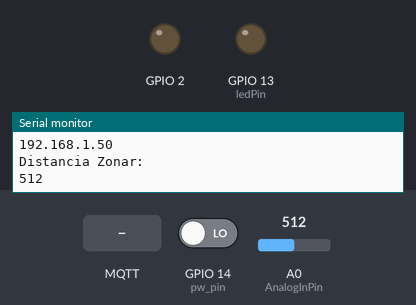
The sketch below on a simulated ESP8266 (NodeMCU). Shown: output pins drawn as LEDs (lit = HIGH), the last lines printed to the serial monitor. The test bench sets the inputs (shaded band); at power-on: GPIO 14 (pw_pin) LOW, A0 (AnalogInPin) = 512. WiFi joins after 1.5 s; servers stay silent unless stated; random numbers use the default seed unless the sketch sets one; no MQTT or app messages arrive unless stated.

Above: at 2.7 s.
2.8 s: MQTT message "0" arrives on the first subscribed topic
At 11.9 s:
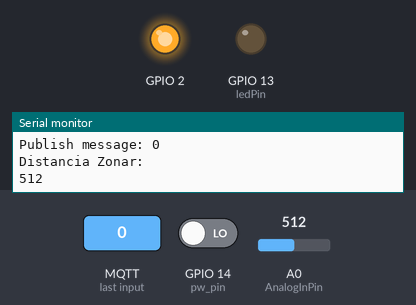
12.3 s: MQTT message "1" arrives on the first subscribed topic
At 21.3 s:
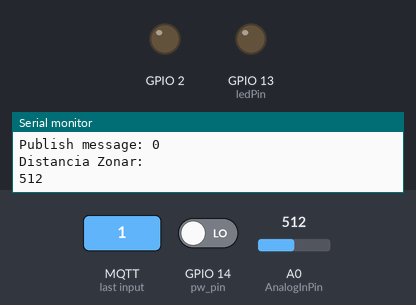
21.6 s: MQTT message "2" arrives on the first subscribed topic
At 29.7 s:
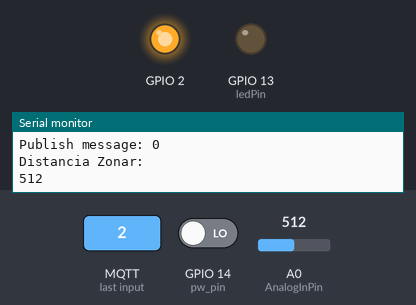
Timing chart, 0 to 31.2 s (numbered marks = the images above; inputs shaded):
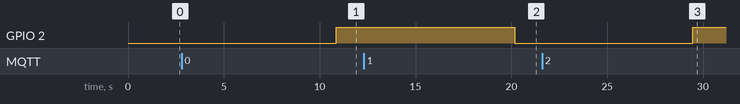

Measured:
- after the input at 2.8 s, GPIO 2: LOW → HIGH after 8.1 s
- after the input at 12.3 s, GPIO 2: HIGH → LOW after 7.9 s
- after the input at 21.6 s, GPIO 2: LOW → HIGH after 7.9 s

The sketch:

Ultrasonido_pwm.ino
```cpp
/*UNIVERSIDAD DISTRITAL FRANCISCO JOSE DE CALDAS
Codigo Para el acondicionamiento MQTT y la lectura del sensor inteligentes
Autores:
 David Alexander Saldarriaga Horta
 Cristian David Pinzón Malaver
*/

#include <ESP8266WiFi.h>
#include <PubSubClient.h>

// Update these with values suitable for your network.

const char* ssid = "TIGO-EE1F";
const char* password = "2NB112103510";
const char* mqtt_server = "DESKTOP-08FMA90.local"; //broker
WiFiClient espClient;
PubSubClient client(espClient);
unsigned long lastMsg = 0;
#define MSG_BUFFER_SIZE  (50)
char msg[MSG_BUFFER_SIZE];

//IPAddress wifiIp(192, 168, 1, 2);    //Ip deñ nodemcu
//IPAddress wifiNet(255, 255, 255, 0);  //Mascara
//IPAddress wifiGW(192, 168, 1, 254);  //Router

void setup_wifi() {

  delay(10);
  // We start by connecting to a WiFi network
  Serial.println();
  Serial.print("Connecting to ");
  Serial.println(ssid);
  //DHCP
 WiFi.mode(WIFI_STA);
  //WiFi.config(wifiIp,wifiGW, wifiNet);

  WiFi.begin(ssid, password);

  while (WiFi.status() != WL_CONNECTED) {
    delay(500);
    Serial.print(".");
  }

  randomSeed(micros());

  Serial.println("");
  Serial.println("WiFi connected");
  Serial.println("IP address: ");
  Serial.println(WiFi.localIP());
}

void callback(char* topic, byte* payload, unsigned int length) {
  Serial.print("Message arrived [");
  Serial.print(topic);
  Serial.print("] ");
  for (int i = 0; i < length; i++) {
    Serial.print((char)payload[i]);
  }
  Serial.println();

  // Switch on the LED if an 1 was received as first character
  if ((char)payload[0] == '1') {
    digitalWrite(BUILTIN_LED, LOW);   // Turn the LED on (Note that LOW is the voltage level
    // but actually the LED is on; this is because
    // it is active low on the ESP-01)
  } else {
    digitalWrite(BUILTIN_LED, HIGH);  // Turn the LED off by making the voltage HIGH
  }

}

void reconnect() {
  // Loop until we're reconnected
  while (!client.connected()) {
    Serial.print("Attempting MQTT connection...");
    // Create a random client ID
    String clientId = "ESP8266Client-";
    clientId += String(random(0xffff), HEX);
    // Attempt to connect
    if (client.connect(clientId.c_str())) {
      Serial.println("connected");
      // Once connected, publish an announcement...
      client.publish("data", "Distancia_Botella");
      // ... and resubscribe
      client.subscribe("data");
    } else {
      Serial.print("failed, rc=");
      Serial.print(client.state());
      Serial.println(" try again in 5 seconds");
      // Wait 5 seconds before retrying
      delay(500);
    }
  }
}
//...........................................................
// Zonar
const byte ledPin = 13;
const int AnalogInPin = A0;

int pw_pin=14;
int arraysize = 9;
int array[] = { 0, 0, 0, 0, 0, 0, 0, 0, 0};
long inch;
int exact_cm_value;
int Memoria_D,Distancia_Botella,a;
int value = 0;
float Distancia = 0;

void setup() {
  pinMode(BUILTIN_LED, OUTPUT);     // Initialize the BUILTIN_LED pin as an output
  Serial.begin(9600);
  setup_wifi();
  client.setServer(mqtt_server, 1883);
  client.setCallback(callback);
// pines
  pinMode(pw_pin, INPUT);
  pinMode(AnalogInPin, INPUT);
  pinMode(ledPin, OUTPUT);
}
void sensorRead(){
for(int i = 0; i < arraysize; i++)
{
inch = pulseIn(pw_pin, HIGH);
array[i] = inch/58;
delay(10);
}
}
void array_arrangment(int *a,int n){
// Author: Bill Gentles, Nov. 12, 2010)
  for (int i = 1; i < n; ++i){
    int j = a[i];
    int k;
    for (k = i - 1; (k >= 0) && (j < a[k]); k--){
      a[k + 1] = a[k];
    }
    a[k + 1] = j;
  }
}

int filter(int *a,int n){
int i = 0;
int count = 0;
int maxCount = 0;
int filter = 0;
int median;
int prevCount = 0;

while(i<(n-1)){
  prevCount=count;
  count=0;
while(a[i]==a[i+1]){
  count++;
  i++;
}
if(count>prevCount && count>maxCount){
  filter=a[i];
  maxCount=count;
  median=0;
}
if(count==0){
  i++;
}
if(count==maxCount){//If the dataset has 2 or more modes.
  median=1;
}
if(filter==0||median==1){//Return the median if there is no mode.
  filter=a[(n/2)];
}

return filter;

}
}

void loop() {
//Lecutra analoga
  value = analogRead(AnalogInPin);
  Serial.println("Distancia Zonar: ");
  Serial.println(value);
  delay(100);
//Lectura sensor
  sensorRead();
  array_arrangment(array,arraysize);
  exact_cm_value= filter(array,arraysize);
  Serial.print("La distancia = ");
  Serial.print(exact_cm_value);
  Serial.println(" cm ");
  delay(100);
  if(exact_cm_value >0 and exact_cm_value < 120){
    Memoria_D=exact_cm_value;
    Distancia_Botella=exact_cm_value;
    a=0;
  }
  else{
    if(a>=11){
      Distancia_Botella=exact_cm_value;
    }
    if(a<=10){
      Distancia_Botella=Memoria_D;
      a=a+1;

    }

  }
//Envio de datos por mqtt
  if (!client.connected()) {
    reconnect();
  }
  client.loop();

  unsigned long now = millis();
  if (now - lastMsg > 200) {
    lastMsg = now;
    ++value;
    snprintf (msg, MSG_BUFFER_SIZE, "%ld", Distancia_Botella);
    Serial.print("Publish message: ");
    Serial.println(msg);
    client.publish("data", msg);
  }
}
```
